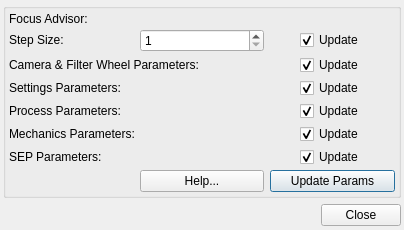
<?xml version="1.0" encoding="UTF-8"?>
<ui version="4.0">
 <class>focusAdvisorDialog</class>
 <widget class="QDialog" name="focusAdvisorDialog">
  <property name="geometry">
   <rect>
    <x>0</x>
    <y>0</y>
    <width>404</width>
    <height>230</height>
   </rect>
  </property>
  <property name="windowTitle">
   <string>Focus Advisor</string>
  </property>
  <layout class="QVBoxLayout" name="verticalLayout">
   <property name="leftMargin">
    <number>3</number>
   </property>
   <property name="topMargin">
    <number>3</number>
   </property>
   <property name="rightMargin">
    <number>3</number>
   </property>
   <property name="bottomMargin">
    <number>3</number>
   </property>
   <item>
    <widget class="QGroupBox" name="groupBox">
     <layout class="QGridLayout" name="gridLayout" rowstretch="0,0,0,0,0,0,0,0">
      <property name="leftMargin">
       <number>3</number>
      </property>
      <property name="topMargin">
       <number>3</number>
      </property>
      <property name="rightMargin">
       <number>3</number>
      </property>
      <property name="bottomMargin">
       <number>3</number>
      </property>
      <property name="horizontalSpacing">
       <number>6</number>
      </property>
      <property name="verticalSpacing">
       <number>3</number>
      </property>
      <item row="3" column="0" colspan="2">
       <widget class="QLabel" name="focusAdvSettingsLabel">
        <property name="sizePolicy">
         <sizepolicy hsizetype="Preferred" vsizetype="Fixed">
          <horstretch>0</horstretch>
          <verstretch>0</verstretch>
         </sizepolicy>
        </property>
        <property name="text">
         <string>Settings Parameters:</string>
        </property>
       </widget>
      </item>
      <item row="4" column="2" alignment="Qt::AlignHCenter">
       <widget class="QCheckBox" name="focusAdvProcessTab">
        <property name="sizePolicy">
         <sizepolicy hsizetype="Preferred" vsizetype="Fixed">
          <horstretch>0</horstretch>
          <verstretch>0</verstretch>
         </sizepolicy>
        </property>
        <property name="text">
         <string>Update</string>
        </property>
        <property name="checked">
         <bool>true</bool>
        </property>
       </widget>
      </item>
      <item row="2" column="2" alignment="Qt::AlignHCenter">
       <widget class="QCheckBox" name="focusAdvCamera">
        <property name="sizePolicy">
         <sizepolicy hsizetype="Preferred" vsizetype="Fixed">
          <horstretch>0</horstretch>
          <verstretch>0</verstretch>
         </sizepolicy>
        </property>
        <property name="text">
         <string>Update</string>
        </property>
        <property name="checked">
         <bool>true</bool>
        </property>
       </widget>
      </item>
      <item row="3" column="2" alignment="Qt::AlignHCenter">
       <widget class="QCheckBox" name="focusAdvSettingsTab">
        <property name="sizePolicy">
         <sizepolicy hsizetype="Preferred" vsizetype="Fixed">
          <horstretch>0</horstretch>
          <verstretch>0</verstretch>
         </sizepolicy>
        </property>
        <property name="text">
         <string>Update</string>
        </property>
        <property name="checked">
         <bool>true</bool>
        </property>
       </widget>
      </item>
      <item row="1" column="1">
       <widget class="QSpinBox" name="focusAdvSteps">
        <property name="sizePolicy">
         <sizepolicy hsizetype="Preferred" vsizetype="Fixed">
          <horstretch>0</horstretch>
          <verstretch>0</verstretch>
         </sizepolicy>
        </property>
        <property name="toolTip">
         <string>&lt;html&gt;&lt;head/&gt;&lt;body&gt;&lt;p&gt;Step size can be defaulted to the Critical Focus Zone. Make sure you configure the CFZ tab to give an appropriate value for your system.&lt;/p&gt;&lt;/body&gt;&lt;/html&gt;</string>
        </property>
        <property name="minimum">
         <number>1</number>
        </property>
        <property name="maximum">
         <number>50000</number>
        </property>
        <property name="singleStep">
         <number>10</number>
        </property>
       </widget>
      </item>
      <item row="4" column="0" colspan="2">
       <widget class="QLabel" name="focusAdvProcessLabel">
        <property name="sizePolicy">
         <sizepolicy hsizetype="Preferred" vsizetype="Fixed">
          <horstretch>0</horstretch>
          <verstretch>0</verstretch>
         </sizepolicy>
        </property>
        <property name="text">
         <string>Process Parameters:</string>
        </property>
       </widget>
      </item>
      <item row="0" column="0" colspan="3">
       <widget class="QLabel" name="focusAdvLabel">
        <property name="text">
         <string>Focus Advisor:</string>
        </property>
       </widget>
      </item>
      <item row="6" column="2" alignment="Qt::AlignHCenter">
       <widget class="QCheckBox" name="focusAdvSEP">
        <property name="sizePolicy">
         <sizepolicy hsizetype="Preferred" vsizetype="Fixed">
          <horstretch>0</horstretch>
          <verstretch>0</verstretch>
         </sizepolicy>
        </property>
        <property name="text">
         <string>Update</string>
        </property>
        <property name="checked">
         <bool>true</bool>
        </property>
       </widget>
      </item>
      <item row="1" column="0">
       <widget class="QLabel" name="focusAdvStepSizeLabel">
        <property name="sizePolicy">
         <sizepolicy hsizetype="Preferred" vsizetype="Fixed">
          <horstretch>0</horstretch>
          <verstretch>0</verstretch>
         </sizepolicy>
        </property>
        <property name="toolTip">
         <string>&lt;html&gt;&lt;head/&gt;&lt;body&gt;&lt;p&gt;Step size can be defaulted to the Critical Focus Zone..&lt;/p&gt;&lt;/body&gt;&lt;/html&gt;</string>
        </property>
        <property name="text">
         <string>Step Size:</string>
        </property>
        <property name="buddy">
         <cstring>focusAdvSteps</cstring>
        </property>
       </widget>
      </item>
      <item row="5" column="2" alignment="Qt::AlignHCenter">
       <widget class="QCheckBox" name="focusAdvMechanicsTab">
        <property name="sizePolicy">
         <sizepolicy hsizetype="Preferred" vsizetype="Fixed">
          <horstretch>0</horstretch>
          <verstretch>0</verstretch>
         </sizepolicy>
        </property>
        <property name="text">
         <string>Update</string>
        </property>
        <property name="checked">
         <bool>true</bool>
        </property>
       </widget>
      </item>
      <item row="5" column="0" colspan="2">
       <widget class="QLabel" name="focusAdvMechanicsLabel">
        <property name="sizePolicy">
         <sizepolicy hsizetype="Preferred" vsizetype="Fixed">
          <horstretch>0</horstretch>
          <verstretch>0</verstretch>
         </sizepolicy>
        </property>
        <property name="text">
         <string>Mechanics Parameters:</string>
        </property>
       </widget>
      </item>
      <item row="7" column="2">
       <widget class="QPushButton" name="focusAdvReset">
        <property name="sizePolicy">
         <sizepolicy hsizetype="Preferred" vsizetype="Fixed">
          <horstretch>0</horstretch>
          <verstretch>0</verstretch>
         </sizepolicy>
        </property>
        <property name="toolTip">
         <string>&lt;html&gt;&lt;head/&gt;&lt;body&gt;&lt;p&gt;Update Focus Parameters to Focus Advisor suggestions where the associated Update box is checked.&lt;/p&gt;&lt;/body&gt;&lt;/html&gt;</string>
        </property>
        <property name="text">
         <string>Update Params</string>
        </property>
       </widget>
      </item>
      <item row="2" column="0" colspan="2">
       <widget class="QLabel" name="focusAdvCameraLabel">
        <property name="sizePolicy">
         <sizepolicy hsizetype="Preferred" vsizetype="Fixed">
          <horstretch>0</horstretch>
          <verstretch>0</verstretch>
         </sizepolicy>
        </property>
        <property name="text">
         <string>Camera &amp; Filter Wheel Parameters:</string>
        </property>
       </widget>
      </item>
      <item row="7" column="1">
       <widget class="QPushButton" name="focusAdvHelp">
        <property name="sizePolicy">
         <sizepolicy hsizetype="Preferred" vsizetype="Fixed">
          <horstretch>0</horstretch>
          <verstretch>0</verstretch>
         </sizepolicy>
        </property>
        <property name="toolTip">
         <string>&lt;html&gt;&lt;head/&gt;&lt;body&gt;&lt;p&gt;Launch the Focus Advisor Help dialog.&lt;/p&gt;&lt;/body&gt;&lt;/html&gt;</string>
        </property>
        <property name="text">
         <string>Help...</string>
        </property>
       </widget>
      </item>
      <item row="6" column="0" colspan="2">
       <widget class="QLabel" name="focusAdvSEPLabel">
        <property name="sizePolicy">
         <sizepolicy hsizetype="Preferred" vsizetype="Fixed">
          <horstretch>0</horstretch>
          <verstretch>0</verstretch>
         </sizepolicy>
        </property>
        <property name="text">
         <string>SEP Parameters:</string>
        </property>
       </widget>
      </item>
      <item row="1" column="2" alignment="Qt::AlignHCenter">
       <widget class="QCheckBox" name="focusAdvStepSize">
        <property name="sizePolicy">
         <sizepolicy hsizetype="Preferred" vsizetype="Fixed">
          <horstretch>0</horstretch>
          <verstretch>0</verstretch>
         </sizepolicy>
        </property>
        <property name="text">
         <string>Update</string>
        </property>
        <property name="checked">
         <bool>true</bool>
        </property>
       </widget>
      </item>
     </layout>
    </widget>
   </item>
   <item>
    <widget class="QDialogButtonBox" name="buttonBox">
     <property name="orientation">
      <enum>Qt::Horizontal</enum>
     </property>
     <property name="standardButtons">
      <set>QDialogButtonBox::Close</set>
     </property>
    </widget>
   </item>
   <item>
    <spacer name="verticalSpacer">
     <property name="orientation">
      <enum>Qt::Vertical</enum>
     </property>
     <property name="sizeHint" stdset="0">
      <size>
       <width>20</width>
       <height>40</height>
      </size>
     </property>
    </spacer>
   </item>
  </layout>
 </widget>
 <tabstops>
  <tabstop>focusAdvSteps</tabstop>
  <tabstop>focusAdvStepSize</tabstop>
  <tabstop>focusAdvCamera</tabstop>
  <tabstop>focusAdvSettingsTab</tabstop>
  <tabstop>focusAdvProcessTab</tabstop>
  <tabstop>focusAdvMechanicsTab</tabstop>
  <tabstop>focusAdvSEP</tabstop>
  <tabstop>focusAdvHelp</tabstop>
  <tabstop>focusAdvReset</tabstop>
 </tabstops>
 <resources/>
 <connections>
  <connection>
   <sender>buttonBox</sender>
   <signal>accepted()</signal>
   <receiver>focusAdvisorDialog</receiver>
   <slot>accept()</slot>
   <hints>
    <hint type="sourcelabel">
     <x>248</x>
     <y>254</y>
    </hint>
    <hint type="destinationlabel">
     <x>157</x>
     <y>274</y>
    </hint>
   </hints>
  </connection>
  <connection>
   <sender>buttonBox</sender>
   <signal>rejected()</signal>
   <receiver>focusAdvisorDialog</receiver>
   <slot>reject()</slot>
   <hints>
    <hint type="sourcelabel">
     <x>316</x>
     <y>260</y>
    </hint>
    <hint type="destinationlabel">
     <x>286</x>
     <y>274</y>
    </hint>
   </hints>
  </connection>
 </connections>
</ui>
